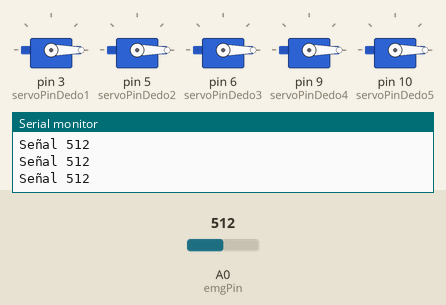
This sketch was run on a simulated Arduino Uno, built with avr-gcc and run on an emulated ATmega328P. On the bench: 5 × servo, the last lines printed to the serial monitor. The test bench sets the inputs (shaded band); at power-on: A0 (emgPin) = 512.

Above: at 1.2 s.
1.3 s: A0 (emgPin) set to 786
2.8 s: A0 (emgPin) set to 808
At 3.5 s:
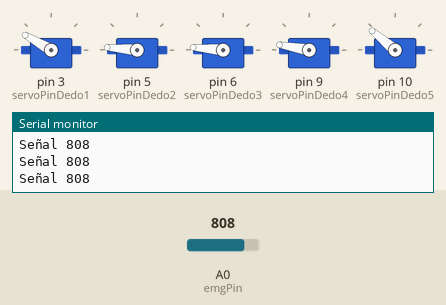
4.3 s: A0 (emgPin) set to 790
At 4.9 s:
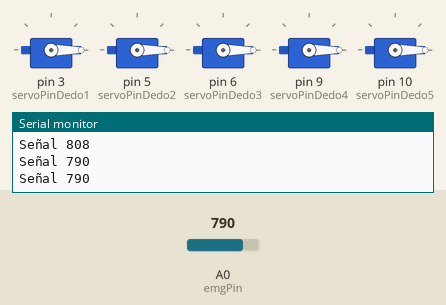
5.9 s: A0 (emgPin) set to 810
At 6.3 s:
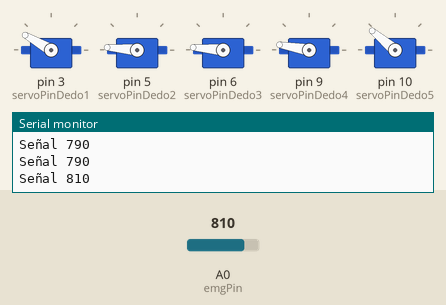
Timing chart, 0 to 8.5 s (numbered marks = the images above; inputs shaded):
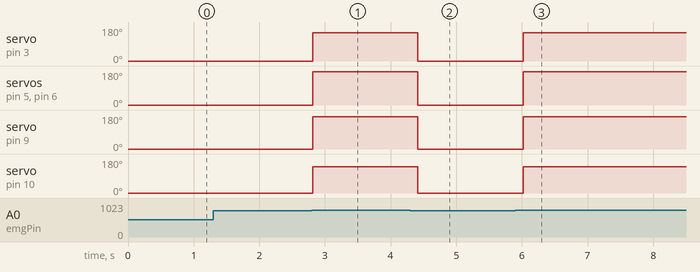

The sketch:

CodigoFinalProtesis.ino
```cpp
#include <SoftwareSerial.h>

#include <Servo.h>

const int emgPin = A0;
const int umbral =800;

const int servoPinDedo1 = 3;
const int servoPinDedo2 = 5;
const int servoPinDedo3 = 6;
const int servoPinDedo4 = 9;
const int servoPinDedo5 = 10;

Servo menique;
Servo anular;
Servo medio;
Servo indice;
Servo pulgar;

void setup() {
  Serial.begin(9600);

  menique.attach(servoPinDedo1);
  anular.attach(servoPinDedo2);
  medio.attach(servoPinDedo3);
  indice.attach(servoPinDedo4);
  pulgar.attach(servoPinDedo5);
}

void loop() {
  int emgValue = analogRead(emgPin);

  if(emgValue > umbral){
    menique.write(150);
    anular.write(175);
    medio.write(175);
    indice.write(170);
    pulgar.write(140);
    delay(100);
  }
  else{
    menique.write(0);
    anular.write(0);
    medio.write(0);
    indice.write(0);
    pulgar.write(0);
    delay(100);
    }

  Serial.print("Señal ");
  Serial.println(emgValue);
  delay(100);
}
```

Measured:
- the behaviour switches between 800 and 801 on A0 (emgPin) (found by bisection; images 0 and 1)
- after the input at 2.8 s, servo on pin 3 (servoPinDedo1): 0° → 150° at once; servo on pin 5 (servoPinDedo2), servo on pin 6 (servoPinDedo3): 0° → 175° at once; servo on pin 9 (servoPinDedo4): 0° → 170° at once; servo on pin 10 (servoPinDedo5): 0° → 140° at once
- after the input at 4.3 s, servo on pin 3 (servoPinDedo1): 150° → 0° after 0.12 s; servo on pin 5 (servoPinDedo2), servo on pin 6 (servoPinDedo3): 175° → 0° after 0.12 s; servo on pin 9 (servoPinDedo4): 170° → 0° after 0.12 s; servo on pin 10 (servoPinDedo5): 140° → 0° after 0.12 s
- after the input at 5.9 s, servo on pin 3 (servoPinDedo1): 0° → 150° after 0.12 s; servo on pin 5 (servoPinDedo2), servo on pin 6 (servoPinDedo3): 0° → 175° after 0.12 s; servo on pin 9 (servoPinDedo4): 0° → 170° after 0.12 s; servo on pin 10 (servoPinDedo5): 0° → 140° after 0.12 s
